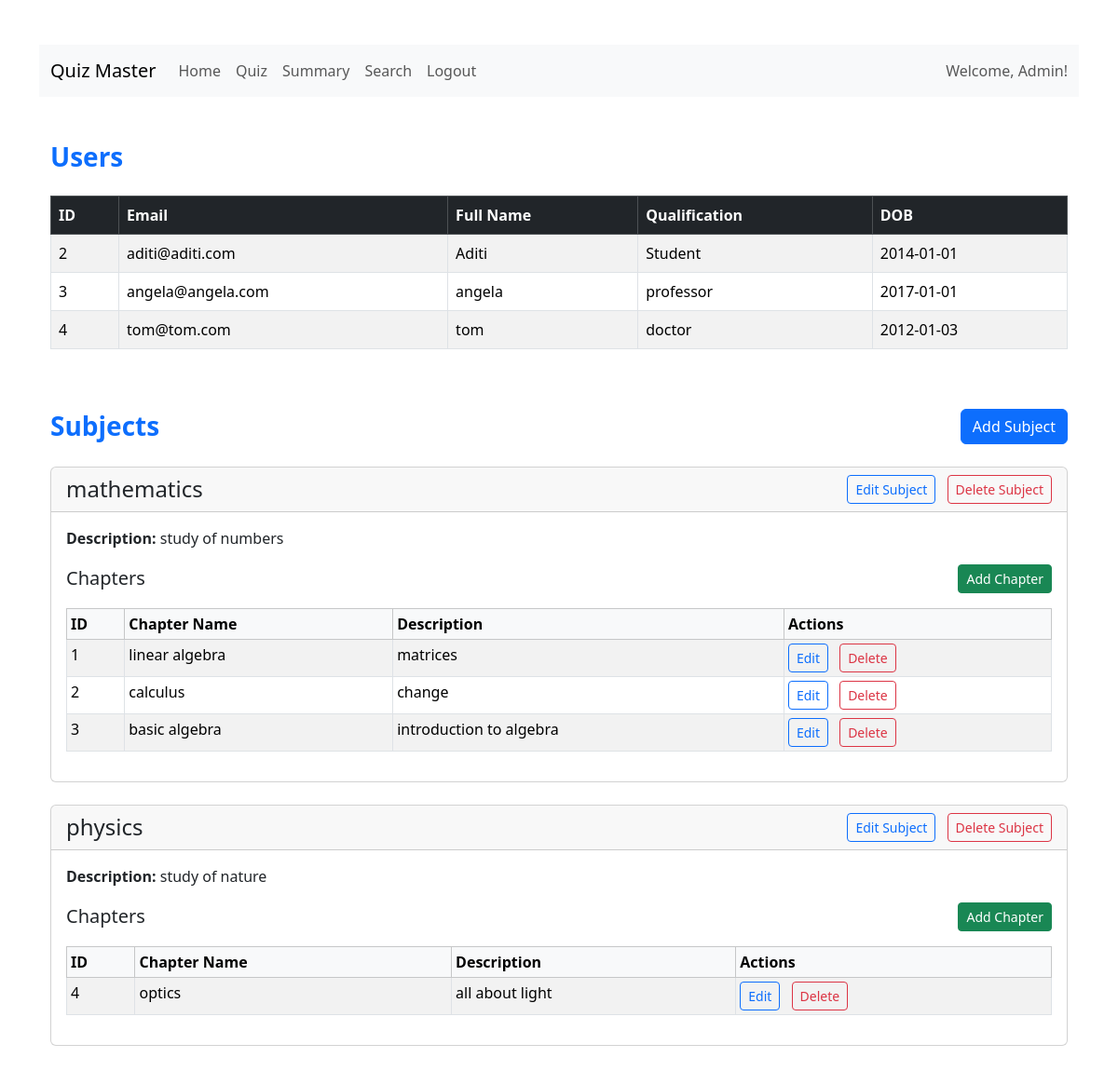
Page /dashboard/admin/1 on the committed database.
### models/user.py (models this page shows)
class User(db.Model,UserMixin):
    id = db.Column(db.Integer, primary_key=True, autoincrement=True)
    email = db.Column(db.String(150), unique=True, nullable=False)
    password = db.Column(db.String(150), nullable=False)
    fullname = db.Column(db.String(150), nullable=False)
    qualification = db.Column(db.String(150))
    dob = db.Column(db.Date)
    role=db.Column(db.String(150),nullable=False,default="user")
    scores = db.relationship('Score', backref='user', cascade="all, delete-orphan", lazy=True)

### models/subject.py (models this page shows)
class Subject(db.Model):
    id = db.Column(db.Integer, primary_key=True)
    name = db.Column(db.String(150), nullable=False, unique=True)
    description = db.Column(db.Text)
    chapters = db.relationship('Chapter', backref='subject', cascade="all, delete-orphan", lazy=True)

### models/chapter.py (models this page shows)
class Chapter(db.Model):
    id = db.Column(db.Integer, primary_key=True)
    name = db.Column(db.String(150), nullable=False,unique=True)
    description = db.Column(db.Text)
    subject_id = db.Column(db.Integer, db.ForeignKey('subject.id'), nullable=False)
    quizzes = db.relationship('Quiz', backref='chapter', cascade="all, delete-orphan", lazy=True)

### app.py (the view)
@app.route("/dashboard/<string:role>/<int:id>")
def path(role, id):
    if role == "user":
        name = User.query.filter_by(id=id).fullname
        return redirect(url_for("userdashboard", id=id, name=name))
    elif role == "admin":
        return render_template(
            "admindashboard.html", users=User.query.all(), subjects=Subject.query.all()
        )

### templates/admindashboard.html (shortened to what this page needs)
{% extends "base.html" %}
{% block content %}
<nav class="navbar navbar-expand-lg navbar-light bg-light">
  <div class="container-fluid">
    <a class="navbar-brand" href="#">Quiz Master</a>
    <div class="collapse navbar-collapse">
      <ul class="navbar-nav me-auto mb-2 mb-lg-0">
        <li class="nav-item"><a class="nav-link" href="{{url_for('path',role='admin',id=1)}}">Home</a></li>
        <li class="nav-item"><a class="nav-link" href="{{url_for('quizmanagement')}}">Quiz</a></li>
        <li class="nav-item"><a class="nav-link" href="{{url_for('adminsummary')}}">Summary</a></li>
        <li class="nav-item"><a class="nav-link" href="{{url_for('adminsearch')}}">Search</a></li>
        <li class="nav-item"><a class="nav-link" href="{{url_for('logout')}}">Logout</a></li>
      </ul>
      <span class="navbar-text ms-auto">Welcome, Admin!</span>
    </div>
  </div>
</nav>
<div class="container my-5">
  <h3 class="mb-4 text-primary fw-bold">Users</h3>
  <div class="table-responsive">
    <table class="table table-striped table-hover table-bordered">
      <thead class="table-dark">
        <tr>
          <th>ID</th>
          <th>Email</th>
          <th>Full Name</th>
          <th>Qualification</th>
          <th>DOB</th>
        </tr>
      </thead>
      <tbody>
        {% for user in users %}
        {% if user.role != "admin" %}
        <tr>
          <td>{{ user.id }}</td>
          <td>{{ user.email }}</td>
          <td>{{ user.fullname }}</td>
          <td>{{ user.qualification }}</td>
          <td>{{ user.dob }}</td>
        </tr>
        {% endif %}
        {% endfor %}
      </tbody>
    </table>
  </div>
  <div class="d-flex justify-content-between align-items-center mt-5 mb-4">
    <h3 class="text-primary fw-bold m-0">Subjects</h3>
    <button type="button" onclick="location.href='{{ url_for('addsubject') }}'" class="btn btn-primary">
      Add Subject
    </button>
  </div>
  {% for subject in subjects %}
  <div class="card mb-4">
    <div class="card-header d-flex justify-content-between align-items-center">
      <h4 class="mb-0">{{ subject.name }}</h4>
      <div>
        <button type="button" onclick="location.href='{{ url_for('editsubject', id=subject.id) }}'" class="btn btn-outline-primary btn-sm me-2">Edit Subject</button>
        <button type="button" onclick="location.href='{{ url_for('deletesubject', id=subject.id) }}'" class="btn btn-outline-danger btn-sm">Delete Subject</button>
      </div>
    </div>
    <div class="card-body">
      <p class="mb-3"><strong>Description:</strong> {{ subject.description }}</p>
      <div class="d-flex justify-content-between align-items-center mb-3">
        <h5 class="mb-0">Chapters</h5>
        <button type="button" onclick="location.href='{{ url_for('addchapter', subjectid=subject.id) }}'" class="btn btn-success btn-sm">
          Add Chapter
        </button>
      </div>
      <div class="table-responsive">
        <table class="table table-striped table-bordered table-hover table-sm">
          <thead class="table-light">
            <tr>
              <th>ID</th>
              <th>Chapter Name</th>
              <th>Description</th>
              <th>Actions</th>
            </tr>
          </thead>
          <tbody>
            {% for chapter in subject.chapters %}
            {% if chapter is not none %}
            <tr>
              <td>{{ chapter.id }}</td>
              <td>{{ chapter.name }}</td>
              <td>{{ chapter.description }}</td>
              <td>
                <button type="button" onclick="location.href='{{ url_for('editchapter', id=chapter.id) }}'" class="btn btn-outline-primary btn-sm me-2">Edit</button>
                <button type="button" onclick="location.href='{{ url_for('deletechapter', id=chapter.id) }}'" class="btn btn-outline-danger btn-sm">Delete</button>
              </td>
            </tr>
            {% else %}
            <tr>
              <td colspan="4" class="text-center">No chapters available.</td>
            </tr>
            {% endif %}
            {% endfor %}
          </tbody>
        </table>
      </div>
    </div>
  </div>
  {% endfor %}
</div>
{% endblock %}

### rows in the picture
User: id "2", email "aditi@aditi.com", fullname "Aditi", qualification "Student", dob "2014-01-01"
User: id "3", email "angela@angela.com", fullname "angela", qualification "professor", dob "2017-01-01"
User: id "4", email "tom@tom.com", fullname "tom", qualification "doctor", dob "2012-01-03"
Subject: name "mathematics", description "study of numbers"
Chapter: id "1", name "linear algebra", description "matrices"
Chapter: id "2", name "calculus", description "change"
Chapter: id "3", name "basic algebra", description "introduction to algebra"
Subject: name "physics", description "study of nature"
Chapter: id "4", name "optics", description "all about light"
